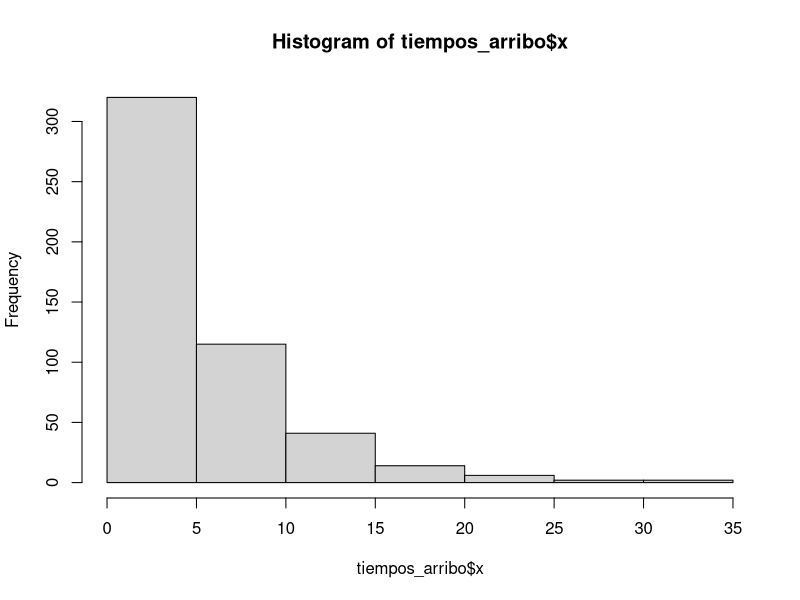
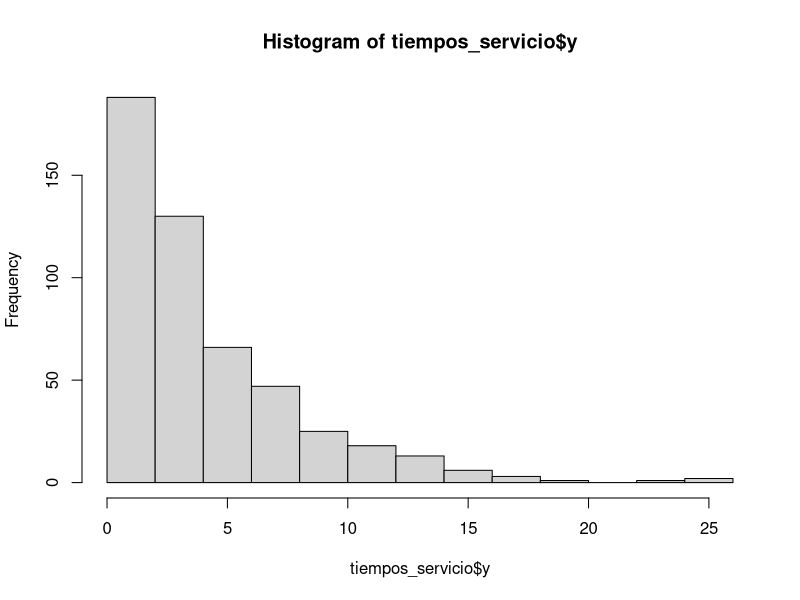

These figures' R source, in order:
tiempos_arribo <- read.csv("tiempo_arribo.csv")
tiempos_servicio <- read.csv("tiempo_servicio.csv")
print(class(tiempos_servicio$y))

hist(tiempos_arribo$x, plot=TRUE)
hist(tiempos_servicio$y, plot=TRUE)